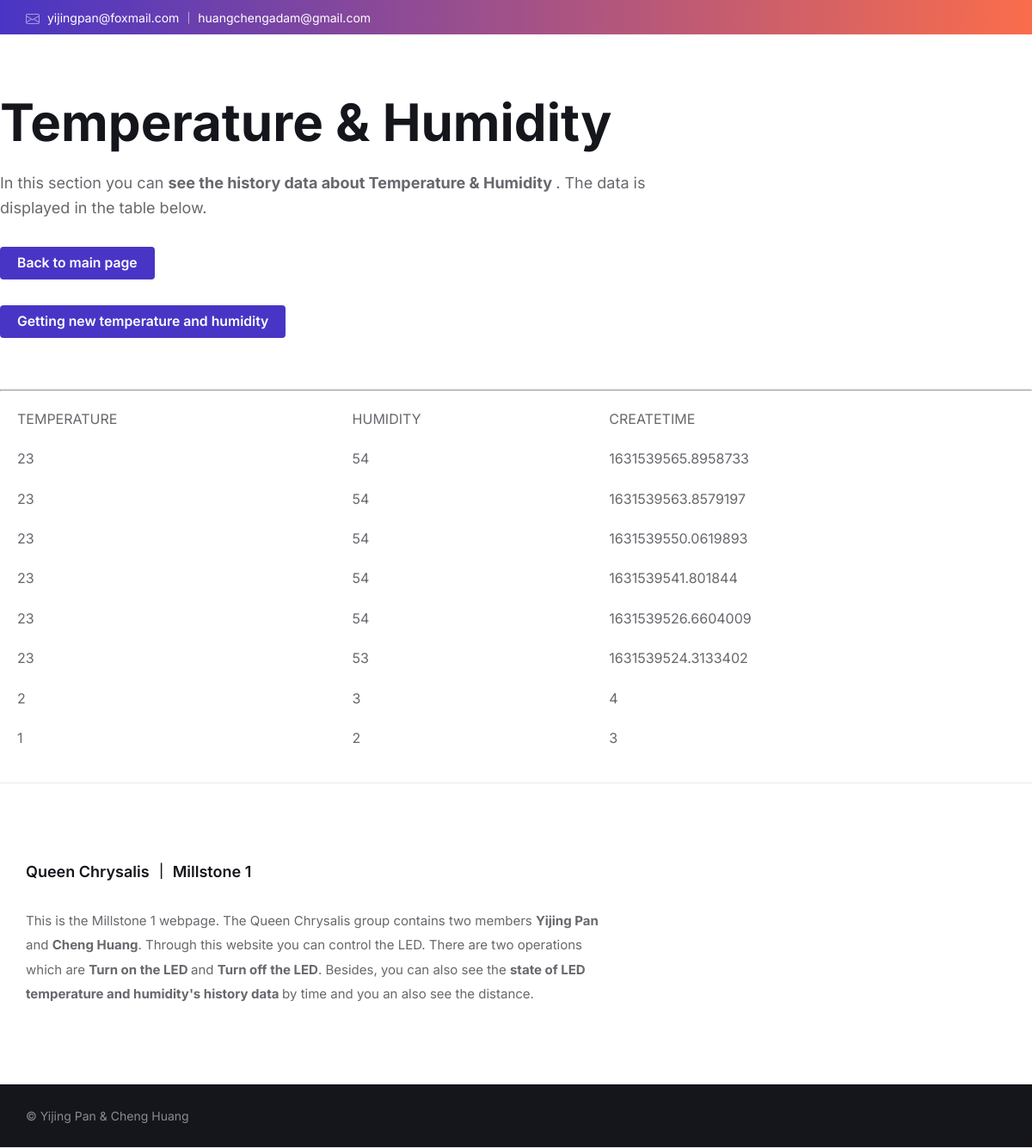
Before: /historyData with the older database file.
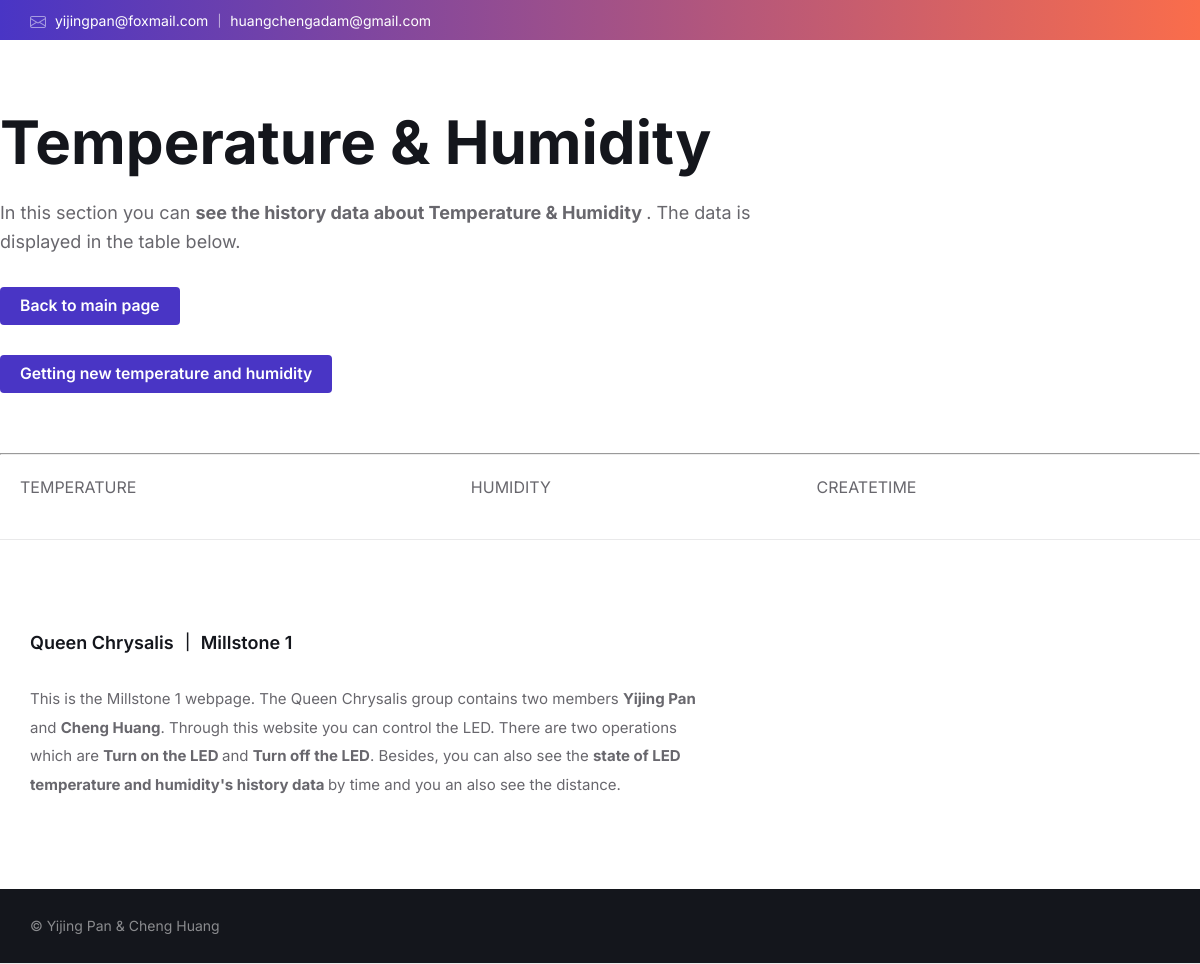
After: the same page with the newer database file.
### tables this page shows
CREATE TABLE "history_data" (
	"id"	INTEGER NOT NULL,
	"temperature"	NUMERIC NOT NULL,
	"humidity"	NUMERIC NOT NULL,
	"create_time"	TEXT NOT NULL,
	PRIMARY KEY("id" AUTOINCREMENT)
);

### app.py (the view)
@app.route("/historyData")
def histiryData():
    conn = sqlite3.connect(db_file)
    cur = conn.cursor()
    history_data = cur.execute("select * from history_data order by id desc")
    history_data_list = []
    for data in history_data:
        history_data_list.append(data)
    conn.close()
    templateData = {
        'historyData': history_data_list
    }
    return render_template('historyData.html', **templateData)

### templates/historyData.html (shortened to what this page needs)
<!DOCTYPE html>
<html lang="en">
<head>
		<link rel="stylesheet" type="text/css" href="../static/assets/css/general.css">
        <link rel="stylesheet" type="text/css" href="../static/assets/css/color-schemes/default.css">
		<link rel="stylesheet" type="text/css" href="../static/style.css">
</head>
<body>
	<div id="wrapper">
			<header id="header" class="header--has-logo header--has-topbar header--has-search header--has-social-links header--sticky">
			<div class="header__inner"/>
			<div class="header__topbar">
						<div class="header__topbar-inner">
							<nav class="header-menu-secondary" aria-label="Secondary Header Menu">
								<ul id="menu-secondary-header-menu" class="header-menu-secondary__list" role="menu">
									<li class="header-menu-secondary__item header-menu-secondary__item--level-0 header-menu-secondary__item--has-icon" role="presentation">
										<span class="header-menu-secondary__item-icon lsvr-icon-envelope" aria-hidden="true"></span>
										<span  class="header-menu-secondary__item-link header-menu-secondary__item-link--level-0" role="menuitem">yijingpan@foxmail.com ｜ huangchengadam@gmail.com</span>
									</li>
								</ul>
							</nav>
						</div>
			</div>
			<header class="main-header">
                        <div class="main-header__inner">
                            <h1 class="main-header__title">Temperature & Humidity</h1>
                            <div class="main-header__subtitle">
                                <p>In this section you can <strong> see the history data about Temperature & Humidity </strong>.
                                    The data is displayed in the table below.
                                </p>
                                <p class="lsvr-wordbench-slider__item-button">
									<a href="/"><button  class="lsvr-button lsvr-wordbench-slider__item-button-link">Back to main page</button></a>
								</p>
                                <p class="lsvr-wordbench-slider__item-button">
									<a href="/dht11"><button  class="lsvr-button lsvr-wordbench-slider__item-button-link">Getting new temperature and humidity</button></a>
								</p>
                            </div>
                        </div>
			</header>
            <div class="col-md-12 mt">
             <div class="content-panel">
              <table class="table table-hover">
                <hr>
                <thead>
                  <tr>
                    <th>Temperature</th>
                    <th>Humidity</th>
                    <th>CreateTime</th>
                  </tr>
                </thead>
                <tbody>
                {% for item in historyData %}
                <tr>
                    <td>{{ item[1] }}</td>
                    <td>{{ item[2] }}</td>
                    <td>{{ item[3] }}</td>
                </tr>
                {% endfor %}
                </tbody>
              </table>
            </div>
          </div>
			<footer id="footer" class="footer--has-widgets footer--has-menu footer--has-social-links footer--has-text footer--has-back-to-top">
				<div class="footer__inner">
					<div class="footer-widgets footer-widgets--wider-first-col">
						<div class="lsvr-container">
							<div class="footer-widgets__inner">
								<div class="lsvr-grid">
									<div class="footer-widgets__column lsvr-grid__col lsvr-grid__col--span-3 lsvr-grid__col--md-span-4 lsvr-grid__col--sm-span-6">
										<div class="footer-widgets__column-inner">
											<div class="widget lsvr-text-widget">
												<div class="widget__inner">
													<h3 class="widget__title">Queen Chrysalis ｜ Millstone 1</h3>
													<div class="widget__content">
														<p>This is the Millstone 1 webpage. The Queen Chrysalis group contains two members <strong>Yijing Pan</strong> and <strong>Cheng Huang</strong>.
														   Through this website you can control the LED. There are two operations which are <strong> Turn on the LED </strong> and <strong>Turn off the LED</strong>.
														   Besides, you can also see the <strong>state of LED temperature and humidity's history data </strong>by time and you an also see the distance.
														</p>
													</div>
												</div>
											</div>
										</div>
									</div>
								</div>
							</div>
						</div>
					</div>
					<div class="footer-bottom">
						<div class="lsvr-container">
							<div class="footer-bottom__inner">
								<div class="footer-text">
									<p>&copy; Yijing Pan & Cheng Huang</p>
								</div>
							</div>
						</div>
					</div>
				</div>
			</footer>
			</header>
		</div>
</body>
</html>

### static/assets/css/color-schemes/default.css (style rules this page uses)
body { color:#68676D;background-color:#fff }
a { color:#4935C5 }
button { color:#68676D }
h1,h2,h3,h4,h5,h6 { color:#14161C }
#header { background-color:#FFF;border-color:#E9E9EA }
.header__topbar { color:#FFF;background-color:#4935C5;background-image:linear-gradient(to right, #4935C5, #FA6D4B) }
.header-menu-secondary__item-link { box-shadow:0 1px 0 0 transparent;color:#FFF }
.header-menu-secondary__item-icon { color:rgba(255,255,255,0.5) }
.footer-widgets { border-color:#E9E9EA }
.footer-bottom { color:rgba(255,255,255,0.5);background-color:#14161C }
.lsvr-button { color:#FFF;background-color:#4935C5 }

### static/style.css (style rules this page uses)
body, input, textarea, select, button { font-family: 'Inter', Arial, sans-serif; }
html, body { font-size: 16px; }

Changed rows visible on the page:
removed history_data: temperature "23", humidity "54", create_time "1631539565.8958733"
removed history_data: temperature "23", humidity "54", create_time "1631539563.8579197"
removed history_data: temperature "23", humidity "54", create_time "1631539550.0619893"
removed history_data: temperature "23", humidity "54", create_time "1631539541.801844"
removed history_data: temperature "23", humidity "54", create_time "1631539526.6604009"
removed history_data: temperature "23", humidity "53", create_time "1631539524.3133402"
removed history_data: temperature "2", humidity "3", create_time "4"
removed history_data: temperature "1", humidity "2", create_time "3"
